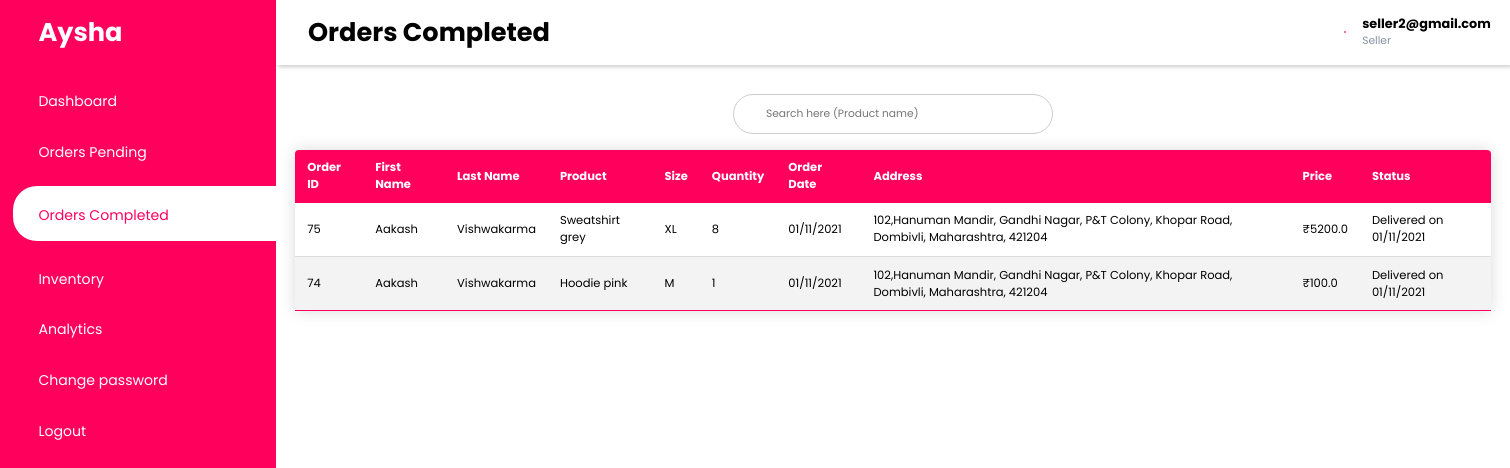
Screenshot of /seller/ordercompleted/ (signed in) with the database file from the repository.
### user/models.py (models this page shows, shortened)
class User(AbstractUser):
    username = None
    email = models.EmailField(_('email address'), unique=True)
    is_seller = models.BooleanField('seller status', default=False)
    is_customer = models.BooleanField('customer status', default=False)
    USERNAME_FIELD = 'email'
    REQUIRED_FIELDS = []
    objects = UserManager()

### customer/models.py (models this page shows, shortened)
class Order(models.Model):
    customer = models.ForeignKey(User, on_delete=models.CASCADE, related_name='Customer')
    customer_firstname=models.CharField(max_length=50)
    customer_lastname=models.CharField(max_length=50)
    product= models.ForeignKey(Product,on_delete=models.CASCADE)
    product_label=models.CharField(max_length=100)
    seller = models.ForeignKey(User,on_delete=models.CASCADE,related_name='Seller')
    product_size=models.CharField(max_length=5,choices=SIZE_CHOICES)
    buy_quantity = models.PositiveIntegerField(default=1)
    to_address = models.CharField(max_length=300)
    order_date= models.DateField(null=True,blank=True)
    delivered_date=models.DateField(null=True,blank=True)
    delivery_date = models.DateField(null=True,blank=True)
    delivery_status = models.CharField(max_length=30,choices=STATUS_CHOICES,default='Pending')
    price=models.FloatField(default=0)
    shippingprice=models.FloatField(default=100)

### seller/views.py (the view)
# urls.py: path('ordercompleted/',views.ordercompleted,name='ordercompleted'),
def ordercompleted(request):
    orders=Order.objects.filter(seller=request.user, delivered_date__isnull=False).order_by('-id')
    return render(request,"seller/ordercompleted.html",{'orders':orders})

### seller/templates/seller/ordercompleted.html (shortened to what this page needs)
{%extends 'seller/base.html'%}
{%block content%}
{%load static%}
<main>
    <div class="search-wrapper">
        <input id="searchcontent" placeholder="Search here (Product name)" autocomplete="off">
        <br>
    </div>
    <table class="content-table">
        <thead>
            <th>Order ID</th>
            <th>First Name</th>
            <th>Last Name</th>
            <th>Product</th>
            <th>Size</th>
            <th>Quantity</th>
            <th>Order Date</th>
            <th>Address</th>
            <th>Price</th>
            <th>Status</th>
        </thead>
        <tbody>
            {%for i in orders%}
            <tr class="orderlist">
                <td>{{i.id}}</td>
                <td>{{i.customer_firstname}}</td>
                <td>{{i.customer_lastname}}</td>
                <td>{{i.product_label}}</td>
                <td>{{i.product_size}}</td>
                <td>{{i.buy_quantity}}</td>
                <td>{{i.order_date | date:'d/m/Y'}}</td>
                <td>{{i.to_address}}</td>
                <td>₹{{i.price}}</td>
                <td>Delivered on {{i.delivered_date | date:'d/m/Y'}}</td>
            </tr>
            {%endfor%}
        </tbody>
    </table>
</main>
{%endblock%}

### seller/templates/seller/base.html (shortened to what this page needs)
<link rel="stylesheet"
    href="https://maxst.icons8.com/vue-static/landings/line-awesome/line-awesome/1.3.0/css/line-awesome.min.css">
<link rel="stylesheet" href="https://pro.fontawesome.com/releases/v5.10.0/css/all.css"
 />
<link rel="stylesheet" href="/static/css/dashboard.css">
<div class="sidebar">
    <div class="sidebar-brand">
        <h1><span>Aysha</span></h1>
    </div>
    <div class="sidebar-menu">
        <ul>
            <li>
                <a href="{%url 'seller:dashboard'%}" class="active" id="dashboard"><span
                        class="las la-grip-horizontal"></span>
                    <span>Dashboard</span></a>
            </li>
            <li>
                <a href="{%url 'seller:orderpending'%}" id="orderpending"><span class="las la-shopping-bag"></span>
                    <span>Orders Pending</span></a>
            </li>
            <li>
                <a href="{%url 'seller:ordercompleted'%}" id="ordercompleted"><span class="las la-check-circle"></span>
                    <span>Orders Completed</span></a>
            </li>
            <li>
                <a href="{%url 'seller:inventory'%}" id="inventory"><span class="las la-clipboard-list"></span>
                    <span>Inventory</span></a>
            </li>
            <li>
                <a href="{%url 'seller:analytic'%}" id="analytic"><span class="las la-chart-bar"></span>
                    <span>Analytics</span></a>
            </li>
            <li>
                <a href="{%url 'seller:changepassword'%}" id="changepassword"><span class="las la-user-circle"></span>
                    <span>Change password</span></a>
            </li>
            <li>
                <form action="{%url 'seller:logoutseller'%}" method="POST" id="logout">
                    <a href="javascript:{}" onclick="document.getElementById('logout').submit();"><span
                            class="las la-share-square"></span>
                        <span>Logout</span></a>
                </form>
            </li>
        </ul>
    </div>
</div>
<div class="main-content">
    <header>
        <h1>
            <label for="nav-toggle">
                <span class="las la-bars"></span>
            </label>
            <span id="page">Dashboard</span>
        </h1>
        <div class="user-wrapper">
            <span class="las la-user" id="user"></span>
            <div>
                {%if user.is_authenticated%}
                <h4 id="emailid">{{user.email}}</h4>
                <small>Seller</small>
                {%endif%}
            </div>
        </div>
    </header>
    {%block content%}{%endblock%}
</div>

### seller/static/css/dashboard.css (style rules this page uses)
* { padding:0; margin:0; box-sizing:border-box; list-style-type:none; text-decoration: none; font-family: 'Poppins',sans-serif; }
.sidebar { width:345px; position: fixed; left:0; top:0; height:100%; background: var(--main-color); z-index:100; transition:width 300ms; }
.sidebar-brand { height:90px; padding:1rem 0rem 1rem 2rem; color:#fff; }
.sidebar-brand span { display:inline-block; padding-right: 1rem; }
.sidebar-menu { margin-top:1rem; }
.sidebar-menu li { width:100%; margin-bottom:1.7rem; padding-left: 1rem; }
.sidebar-menu a { padding-left:1rem; display:block; color:#fff; font-size:1.1rem; }
.sidebar-menu a.active { background:#fff; padding-top: 1rem; padding-bottom: 1rem; color:var(--main-color); border-radius:30px 0px 0px 30px; }
.sidebar-menu a span:first-child { font-size:1.5rem; padding-right: 1rem; }
.main-content { transition:margin-left 300ms; margin-left: 345px; }
header { background:#fff; display:flex; justify-content:space-between; padding:1rem 1.5rem; box-shadow:2px 2px 5px rgba(0,0,0,0.2); position:fixed; left:345px; width:calc(100% - 345px); top:0; z-index: 100; transition: left 300ms; }
header label span { font-size:1.7rem; padding-right:1rem; }
.user-wrapper { display:flex; align-items:center; }
.user-wrapper small { display:inline-block; color:var(--text-grey); }
main { margin-top:85px; padding:2rem 1.5rem; }
#user { font-size:2rem; margin-right:20px ; border: var(--main-color) 1px solid; border-radius: 50px; color:var(--main-color); }
.content-table { border-collapse: collapse; margin:25px 0; min-width: 90%; display: table; margin:0 auto; margin-top: 20px; font-size: 0.9rem; border-radius:5px 5px 0 0; overflow:hidden; box-shadow: 0 0 20px rgba(0,0,0,0.15); }
.content-table th, .content-table td { padding:12px 15px; }
.content-table tbody tr { border-bottom: 1px solid #dddddd; }
.content-table tbody tr:nth-of-type(even) { background-color: #f3f3f3; }
.content-table tbody tr:last-of-type { border-bottom:2px solid var(--main-color); }
.search-wrapper { border:1px solid #ccc; border-radius:30px; min-width: 400px; max-width: 400px; height:50px; display:flex; align-items:center; margin-right:auto; margin-left: auto; position: relative; }
.search-wrapper input { height:100%; width:300px; padding: .5rem; border:none; outline:none; }
a:link { text-decoration: none; }

### rows the page displays
User: email "seller2@gmail.com"
Order: id "75", customer_firstname "Aakash", customer_lastname "Vishwakarma", product_label "Sweatshirt grey", product_size "XL", buy_quantity "8", order_date "01/11/2021", to_address "102,Hanuman Mandir, Gandhi Nagar, P&T Colony, Khopar Road, Dombivli, Maharashtra, 421204", price "5200.0", delivered_date "01/11/2021"
Order: id "74", customer_firstname "Aakash", customer_lastname "Vishwakarma", product_label "Hoodie pink", product_size "M", buy_quantity "1", order_date "01/11/2021", to_address "102,Hanuman Mandir, Gandhi Nagar, P&T Colony, Khopar Road, Dombivli, Maharashtra, 421204", price "100.0", delivered_date "01/11/2021"
